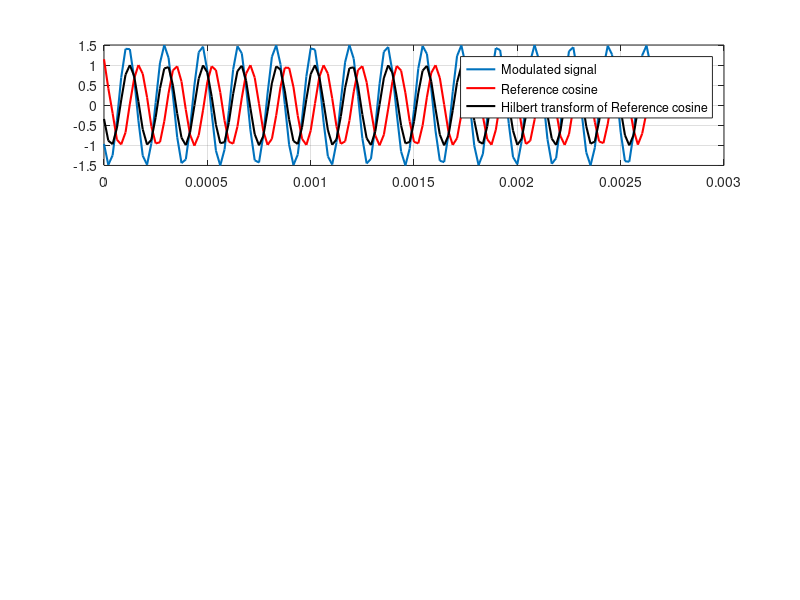

Here is the MATLAB script that generated this plot: (Note: this script raises an error after producing the figure.)
% Program for testing Algorithms to calculate I and Q.
% In this example the I and Q components of two input signals (Tx and Rx)
% is calculated. 
% The two input signals are each multiplied with a sine and cosine signal,
% the dot product of the signals. The for resulting signals are lowpass
% filtered to extract the DC-Part of the dot product. Afterwards the mean
% value of the filtered signals is calculated, which then represents the I
% and Q data for the two input signals. From those four values (I and Q
% from Tx and Rx) the phase difference between the two signals can be
% calculated.  

clear

% ----------------------------------
% --- configureA the simuilation ----
% ----------------------------------

ftx  = 5585;            % Tx Frequency, corresponds to Bird frequency
ATx = 1;                % Amplitude of Tx Signal, digital value
ARx = 1.5*ATx;         % Amplitude of Rx Signal, digital value
                        % so far, no direct path from Tx to Rx (perfect
                        % bucking)

noiseTx = 0.0*ATx ; % amplitude of noise in Tx signal
noiseRx = 0.0*ARx ; % amplitude of noise in Rx signal

RxPhase = 20;       % Phase of Rx signal in degree in relation to Tx.
                    % Tx signal starts with a random phase.

Aref = 1;           % amplitude of reference Signal for I-Q Demodulation
fref = 5585;        % frequency of reference signal

fs = 48000;         % samling rate in samples per second
N = 128;           % Number of samples, corresponds to sample length
                    % sample time: (N-i1)/fs ~= N/fs

% ------------------------------
% ---- end of configuration ----
% ------------------------------

% ---- time vector ----
t = 0:(1/fs):(N-1)/fs;  % N values with the distance of Ts=1/fs


% ---- Signals to calculate I and Q from ----
initphase = 2*pi*rand(1);               % initial phase of Tx Signal, random

TxPhase = initphase;                    % Tx starting phase
RxPhase = initphase+((pi/180)*RxPhase); % Phase of Rx Signal in relation to Tx

Stx = ATx*cos(2*pi*ftx*t+TxPhase) + noiseTx*rand(size(t)); % Signal 1
Srx = ARx*cos(2*pi*ftx*t+RxPhase) + noiseRx*rand(size(t)); % Signal 2


Sref = hilbert(Stx);
Sref_sin = real(Sref);
Sref_cos = imag(Sref);


% ---- Reference Signal -----
coswave = Aref*cos(2*pi*fref*t);
sinwave = Aref*sin(2*pi*fref*t);

% ---- muiltiplication with reference signal ----
% dotItx = Sref_sin.*Stx; % dot product of Tx signal with I component of reference signal
% dotQtx = Sref_cos.*Stx; % dot product of Tx signal with Q component of reference signal


% ---- muiltiplication with reference signal ----
dotIrx = Srx.*Sref_sin; % dot product of Tx signal with I component of reference signal
dotQrx = Srx.*Sref_cos; % dot product of Tx signal with Q component of reference signal
% --- spectrum of mixed signals ----

f = ((-N/2):(N/2-1))*(fs/N); % frequency vector
specIrx = fft(dotIrx)./length(dotIrx);  % FFT of dot product of Rx Signal 
                                        % and I component of reference signal
%specIrx = fftshift(specIrx);            % shifting 0Hz to the middle of plot

specQrx = fft(dotQrx)./length(dotQrx);  % FFT of dot product of Rx Signal 
                                        % and Q component of reference signal
%specQrx = fftshift(specQrx);            % shifting 0Hz to middle of plot
% specItx = fft(dotItx)./length(dotItx);
% specQtx = fft(dotQtx)./length(dotQtx);

% spectrum of dotproduct of Tx signal not calculated to make 
% plot not too messy
% Itx = specItx(1);
% Qtx = specQtx(1);
Irx = specIrx(1);
Qrx = specQrx(1);


specIrx = fftshift(specIrx);  
specQrx = fftshift(specQrx); 
% specItx = fftshift(specItx); 
% specQtx = fftshift(specQtx); 
% 
% fprintf('Itx = %f\n',Itx)
% fprintf('Qtx = %f\n\n',Qtx)

fprintf('Irx = %f\n',Irx)
fprintf('Qrx = %f\n',Qrx)

% ---- calculate Amplitude of Tx and Rx -----

% ATxdemod = sqrt((Itx^2)+(Qtx^2)); % calculated amplitude of Tx signal
ARxdemod = sqrt((Irx^2)+(Qrx^2)); % calculated amplitude of Rx signal

% ---- calculate Phase of Tx and Rx -----
% phase is calculated in degress from Inphase axis counterclockwise 
% and only positive. When the phase of Rx and Tx is calculated
% the quadrant is checked and the result of the atan() "corrected" to
% a positive value. For details check definition of arctan.

phitx = 0;  % initialize variable
phirx = 0;  % initialize variable
    
% Tx Phase:
% if((Itx>=0) && (Qtx>=0))        % first Quadrant
%    phitx = atan(Qtx/Itx);       
% elseif((Itx<0) && (Qtx>=0))     %second quadrant
%     phitx = atan(Qtx/Itx) + pi; 
% elseif((Itx<0) && (Qtx<0))      % third qudrant
%     phitx = atan(Qtx/Itx) + pi;
% elseif((Itx>=0) && (Qtx<0))     % fourth quadrant
%     phitx = atan(Qtx/Itx) + (2*pi);
% else
%     fprintf('something wrong with calculating the tx phase')
% end

% Rx Phase:
if((Irx>=0) && (Qrx>=0))        % first Quadrant
   phirx = atan(Qrx/Irx);  
elseif((Irx<0) && (Qrx>=0))     %second quadrant
    phirx = atan(Qrx/Irx) + pi;
elseif((Irx<0) && (Qrx<0))      % third qudrant
    phirx = atan(Qrx/Irx) + pi;
elseif((Irx>=0) && (Qrx<0))     % fourth quadrant
    phirx = atan(Qrx/Irx) + (2*pi);
else
    fprintf('something wrong with calculating the rx phase')
end

phitx = phitx*(180/pi); % converting rad in degree
phirx = phirx*(180/pi); % converting rad in degree

% ---- Phasedifference between Rx and Tx ----
% Rx is assumed to always lag behin Tx. If phase angle of Rx is greater
% than angle of the Tx signal, than Tx Signal is assumed to crossed the
% Inphase axis from the fourth quadrant and 360degree is added to Tx phase. 

phidiff = 0; % initialize variable
% 
% if(phitx>=phirx)           % Tx Phase is greater than Rx Phase
%     phidiff = phitx-phirx;
% elseif(phitx<phirx)        % Tx Phase smaller than Rx phase 
%     phidiff = 360+phitx-phirx;
% else
%     fprintf('ERROR calculating phasedifference')
% end
% 
% fprintf('\nTx Phase: %f\n',phitx)
 fprintf('Rx Phase: %f\n',phirx)
% fprintf('Rx is signal is %f degrees behin Tx\n',phidiff)

% --- Plots -----
figure(1)
clf
subplot(3,1,1)
plot(t,Srx,'LineWidth',1.5)
hold on 
grid on
plot(t,Sref_cos,'r','LineWidth',1.5)
plot(t,Sref_sin,'k','LineWidth',1.5)
l = legend('Modulated signal','Reference cosine','Hilbert transform of Reference cosine');
l.FontSize = 15;
title('(a) Input and Reference signals','FontName','Times New Roman','FontSize',24)
xlabel('Time (seconds)','FontName','Times New Roman','FontSize',24)
ylabel('Amplitude (Volts)','FontName','Times New Roman','FontSize',24)

subplot(3,1,2)
plot(t,dotIrx,'LineWidth',1.5)
hold on
grid on
plot(t,dotQrx,'r','LineWidth',1.5)
% plot(t,dotItx)
% plot(t,dotQtx)
l = legend('dot I','dot Q');
l.FontSize = 15;
title('(b) Dot product of modulated signal with reference signals'...
    ,'FontName','Times New Roman','FontSize',20)
xlabel('Time (seconds)','FontName','Times New Roman','FontSize',24)
ylabel('Amplitude (Volts)','FontName','Times New Roman','FontSize',24)


subplot(3,1,3)
plot(f,abs(specIrx),'r','LineStyle','-','LineWidth',1.5)
hold on
grid on
plot(f,abs(specQrx),'k','LineStyle','-','LineWidth',1.5)
% plot(f,abs(specItx),'r','LineStyle','--')
% plot(f,abs(specQtx),'k','LineStyle','--')
l = legend('Spectrum of I','Spectrum of Q');
l.FontSize = 15;

title('(c) Spectrum of dot I and dot Q','FontName','Times New Roman','FontSize',24)
xlabel('Frequency in Hz','FontName','Times New Roman','FontSize',24)
ylabel('Amplitude (Volts)','FontName','Times New Roman','FontSize',24)
